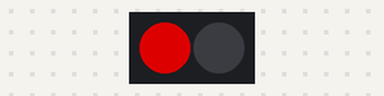
Simulated run of this sketch. Board: ESP32-C6. Parts: 2 RGB LEDs in strip order, left to right. Dim RGB values are drawn brighter than linear; what the sketch prints to the serial monitor is not drawn.

Above: at 0.62 s.
At 1.62 s:
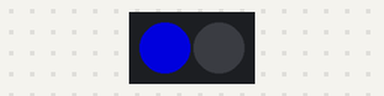
At 3.12 s:
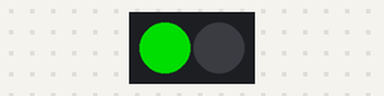
At 4.87 s:
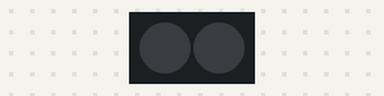
Timing chart, 0 to 5.2 s (numbered marks = the images above):
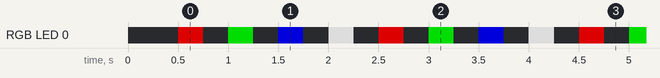

The sketch:

RGB_LED_Test.ino
```cpp
/*
  Dave Williams, DitroniX 2019-2026 (ditronix.net)
  IPEM S3-AI - ESP32-S3 | ATM90E36A | WiFi 2.4 | Ethernet (W5500 with PoE) | RS-485 | DS3231SN RTC | IoT Mains Power Energy Monitor

  August 2026: Example Code, to demonstrate and test the IPEM S3-AI

  Remember!
  - Set the BOARD to Use ESP32S3 Dev Module (or similar).
  - You can also set the BAUD rate up to 921600 to speed up flashing.
  - The SDK does NOT need external power to flash.  It will take Power from the USB 5V.
  - The Serial Monitor is configured for BAUD 115200

  The purpose of this test code is to cycle through the various main functions of the board as part of bring up testing.

  This test code is OPEN SOURCE and formatted for easier viewing.  Although is is not intended for real world use, it may be freely used, or modified as needed.
  It is distributed on an "AS IS" BASIS, WITHOUT WARRANTIES OR CONDITIONS OF ANY KIND, either express or implied.

  For board configuration, see https://github.com/DitroniX/IPEM-S3-AI-ESP32-S3-IoT-Ethernet-Mains-Power-Energy-Monitor/wiki/Arduino-IDE

  Further information, details and examples can be found on our website or github.com/DitroniX

  * ditronix.net
  * github.com/DitroniX
  * github.com/DitroniX/IPEM-S3-AI-ESP32-S3-IoT-Ethernet-Mains-Power-Energy-Monitor
  * github.com/DitroniX/IPEM-S3-AI-ESP32-S3-IoT-Ethernet-Mains-Power-Energy-Monitor/wiki
  * hackster.io/DitroniX/ipem-s3-ai-esp32-s3-atm90e36a-iot-ethernet-mains-pwr-monitor-698f14
*/

// Libraries
#include <Adafruit_NeoPixel.h>

// **************** USER VARIABLES / DEFINES / STATIC / STRUCTURES / CONSTANTS ****************
// RGB
#define PIN_WS2812B 48  // The ESP32-C5 pin GPIO27 connected to WS2812B
Adafruit_NeoPixel ws2812b(2, PIN_WS2812B, NEO_GRB + NEO_KHZ800);

// **************** FUNCTIONS AND ROUTINES ****************

// **************** SETUP ****************
void setup() {
  // Stabalise
  delay(250);

  // Initialise UART
  Serial.begin(115200);
  while (!Serial)
    ;  // Wait for serial port to connect
  Serial.println("");

  ws2812b.begin();  // Initialize WS2812B
  ws2812b.clear();  // Turn off RGB for two seconds

  // Turn off RGB
  ws2812b.clear();
  ws2812b.show();
  delay(250);

  Serial.println("IPEM S3-AI Bring Up and Test Example Code");
}

// **************** LOOP ****************
void loop() {

  // RED
  ws2812b.setPixelColor(0, ws2812b.Color(150, 0, 0));
  ws2812b.show();
  delay(250);

  // Turn off RGB
  ws2812b.clear();
  ws2812b.show();  // update to the WS2812B Led Strip
  delay(250);

  // GREEN
  ws2812b.setPixelColor(0, ws2812b.Color(0, 150, 0));   // GREEN
  ws2812b.show();
  delay(250);

  // Turn off RGB
  ws2812b.clear();
  ws2812b.show();
  delay(250);

  // BLUE
  ws2812b.setPixelColor(0, ws2812b.Color(0, 0, 150));
  ws2812b.show();
  delay(250);

  // Turn off RGB
  ws2812b.clear();
  ws2812b.show();  // update to the WS2812B Led Strip
  delay(250);

  // White
  ws2812b.setPixelColor(0, ws2812b.Color(150, 150, 150));
  ws2812b.show();
  delay(250);

  // Turn off RGB
  ws2812b.clear();
  ws2812b.show();  // update to the WS2812B Led Strip
  delay(250);
}
```

Measured:
- by itself, RGB LED 0: repeats every 2.0 s: off 0.25 s, RGB(0, 150, 0) 0.25 s, off 0.25 s, RGB(0, 0, 150) 0.25 s, off 0.25 s, RGB(150, 150, 150) 0.25 s, off 0.25 s, RGB(150, 0, 0) 0.25 s
- by itself, everything shown: repeats every 2.0 s, in 8 steps
